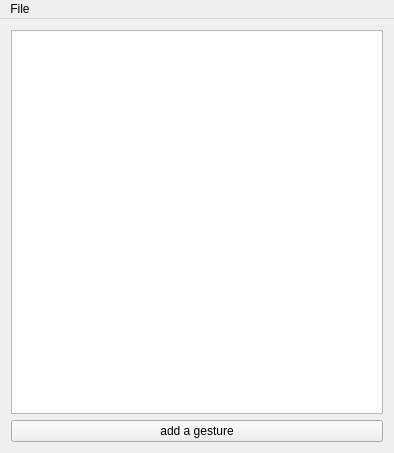
<?xml version="1.0" encoding="UTF-8"?>
<ui version="4.0">
 <class>GenMyoWindow</class>
 <widget class="QMainWindow" name="GenMyoWindow">
  <property name="geometry">
   <rect>
    <x>0</x>
    <y>0</y>
    <width>394</width>
    <height>453</height>
   </rect>
  </property>
  <property name="windowTitle">
   <string>GenMyoWindow</string>
  </property>
  <widget class="QWidget" name="mCentralWidget">
   <layout class="QVBoxLayout" name="verticalLayout">
    <item>
     <widget class="QListWidget" name="mLWGestures"/>
    </item>
    <item>
     <widget class="QPushButton" name="mPBAddGesture">
      <property name="text">
       <string>add a gesture</string>
      </property>
     </widget>
    </item>
   </layout>
  </widget>
  <widget class="QMenuBar" name="mMenuBar">
   <property name="geometry">
    <rect>
     <x>0</x>
     <y>0</y>
     <width>394</width>
     <height>22</height>
    </rect>
   </property>
   <widget class="QMenu" name="mMenuFile">
    <property name="title">
     <string>File</string>
    </property>
    <addaction name="mAOpen"/>
    <addaction name="separator"/>
    <addaction name="mASaveAs"/>
    <addaction name="mASave"/>
    <addaction name="separator"/>
    <addaction name="mAExportAs"/>
    <addaction name="mAExport"/>
    <addaction name="separator"/>
    <addaction name="mAExit"/>
   </widget>
   <addaction name="mMenuFile"/>
  </widget>
  <action name="mASave">
   <property name="text">
    <string>Save</string>
   </property>
  </action>
  <action name="mAExit">
   <property name="text">
    <string>Exit</string>
   </property>
  </action>
  <action name="mASaveAs">
   <property name="text">
    <string>Save As..</string>
   </property>
  </action>
  <action name="mAOpen">
   <property name="text">
    <string>Open</string>
   </property>
  </action>
  <action name="mAExport">
   <property name="text">
    <string>Export</string>
   </property>
  </action>
  <action name="mAExportAs">
   <property name="text">
    <string>Esport As..</string>
   </property>
  </action>
 </widget>
 <layoutdefault spacing="6" margin="11"/>
 <resources/>
 <connections>
  <connection>
   <sender>mPBAddGesture</sender>
   <signal>clicked()</signal>
   <receiver>GenMyoWindow</receiver>
   <slot>onAddGesture()</slot>
   <hints>
    <hint type="sourcelabel">
     <x>353</x>
     <y>307</y>
    </hint>
    <hint type="destinationlabel">
     <x>359</x>
     <y>345</y>
    </hint>
   </hints>
  </connection>
  <connection>
   <sender>mAExit</sender>
   <signal>triggered()</signal>
   <receiver>GenMyoWindow</receiver>
   <slot>close()</slot>
   <hints>
    <hint type="sourcelabel">
     <x>-1</x>
     <y>-1</y>
    </hint>
    <hint type="destinationlabel">
     <x>179</x>
     <y>172</y>
    </hint>
   </hints>
  </connection>
  <connection>
   <sender>mASaveAs</sender>
   <signal>triggered()</signal>
   <receiver>GenMyoWindow</receiver>
   <slot>onSaveAs()</slot>
   <hints>
    <hint type="sourcelabel">
     <x>-1</x>
     <y>-1</y>
    </hint>
    <hint type="destinationlabel">
     <x>179</x>
     <y>172</y>
    </hint>
   </hints>
  </connection>
  <connection>
   <sender>mASave</sender>
   <signal>triggered()</signal>
   <receiver>GenMyoWindow</receiver>
   <slot>onSave()</slot>
   <hints>
    <hint type="sourcelabel">
     <x>-1</x>
     <y>-1</y>
    </hint>
    <hint type="destinationlabel">
     <x>179</x>
     <y>172</y>
    </hint>
   </hints>
  </connection>
  <connection>
   <sender>mAExport</sender>
   <signal>triggered()</signal>
   <receiver>GenMyoWindow</receiver>
   <slot>onExport()</slot>
   <hints>
    <hint type="sourcelabel">
     <x>-1</x>
     <y>-1</y>
    </hint>
    <hint type="destinationlabel">
     <x>179</x>
     <y>172</y>
    </hint>
   </hints>
  </connection>
  <connection>
   <sender>mAExportAs</sender>
   <signal>triggered()</signal>
   <receiver>GenMyoWindow</receiver>
   <slot>onExportAs()</slot>
   <hints>
    <hint type="sourcelabel">
     <x>-1</x>
     <y>-1</y>
    </hint>
    <hint type="destinationlabel">
     <x>179</x>
     <y>172</y>
    </hint>
   </hints>
  </connection>
  <connection>
   <sender>mAOpen</sender>
   <signal>triggered()</signal>
   <receiver>GenMyoWindow</receiver>
   <slot>onOpen()</slot>
   <hints>
    <hint type="sourcelabel">
     <x>-1</x>
     <y>-1</y>
    </hint>
    <hint type="destinationlabel">
     <x>179</x>
     <y>172</y>
    </hint>
   </hints>
  </connection>
 </connections>
 <slots>
  <slot>onAddGesture()</slot>
  <slot>onSave()</slot>
  <slot>onSaveAs()</slot>
  <slot>onBuildModel()</slot>
  <slot>onExport()</slot>
  <slot>onExportAs()</slot>
  <slot>onOpen()</slot>
 </slots>
</ui>
